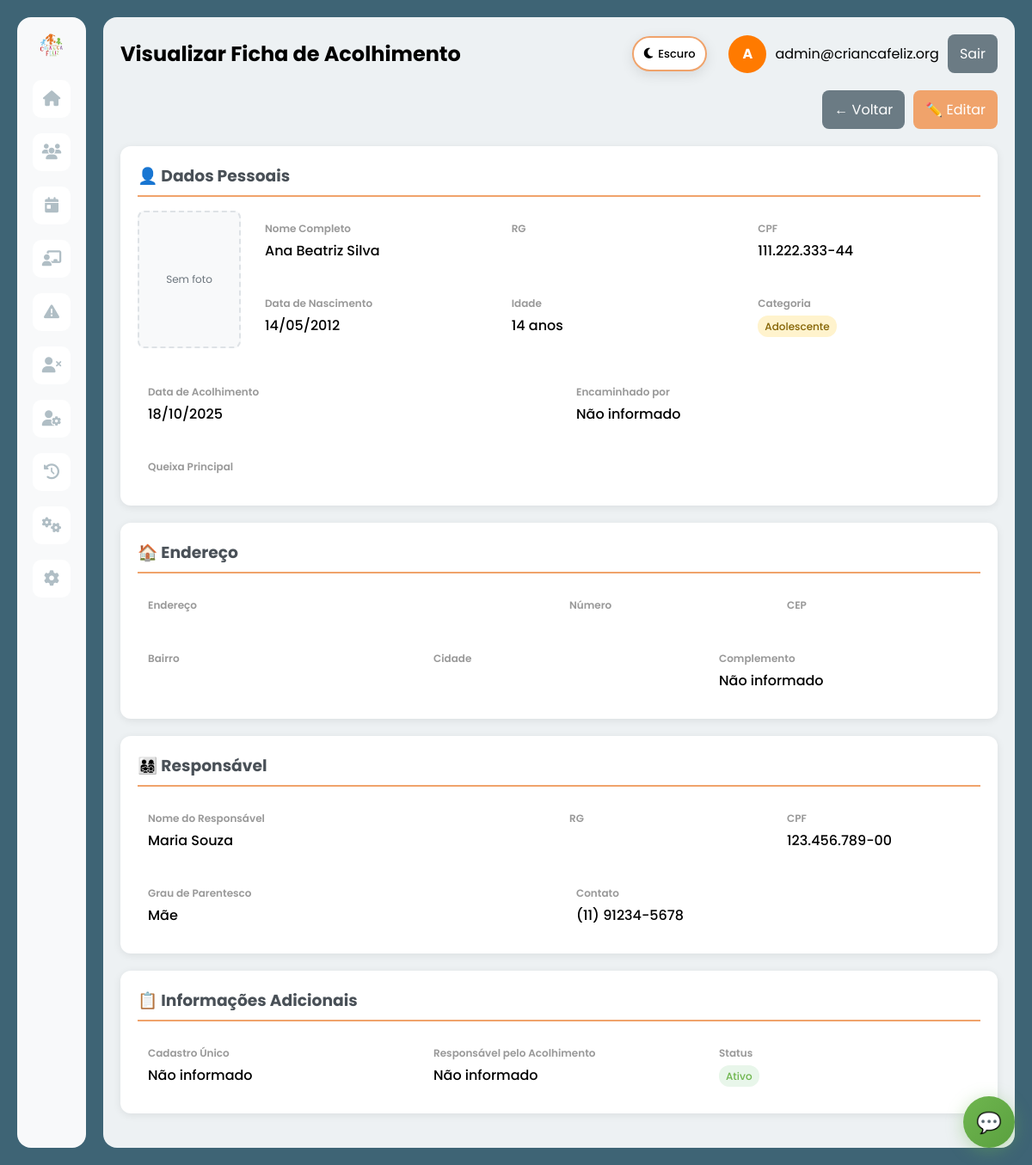
/acolhimento_view.php?id=1 (signed in), run on the app's committed database.
### tables this page shows
CREATE TABLE IF NOT EXISTS `atendido` (
  `idatendido` int(11) NOT NULL,
  `status` varchar(20) DEFAULT NULL,
  `data_cadastro` date DEFAULT NULL,
  `data_acolhimento` date DEFAULT NULL,
  `nome` varchar(100) DEFAULT NULL,
  `data_nascimento` date DEFAULT NULL,
  `faixa_etaria` varchar(20) DEFAULT NULL,
  `cpf` varchar(14) DEFAULT NULL,
  `rg` varchar(20) DEFAULT NULL,
  `endereco` varchar(255) DEFAULT NULL,
  `foto` varchar(255) DEFAULT NULL,
  `id_responsavel` int(11) DEFAULT NULL
);

CREATE TABLE IF NOT EXISTS `responsavel` (
  `idresponsavel` int(11) NOT NULL,
  `nome` varchar(100) DEFAULT NULL,
  `cpf` varchar(14) DEFAULT NULL,
  `rg` varchar(20) DEFAULT NULL,
  `telefone` varchar(15) DEFAULT NULL,
  `email` varchar(100) DEFAULT NULL,
  `parentesco` varchar(50) DEFAULT NULL,
  `endereco` varchar(255) DEFAULT NULL,
  `numero` varchar(20) DEFAULT NULL,
  `complemento` varchar(100) DEFAULT NULL,
  `bairro` varchar(100) DEFAULT NULL,
  `cidade` varchar(100) DEFAULT NULL,
  `cep` varchar(10) DEFAULT NULL
);

### app/Views/acolhimento/show.php (the view, shortened to what the rows shown need)
<?php
$isAdmin = (isset($currentUser) && isset($currentUser['role']) && $currentUser['role'] === 'admin');
?>
<div class="actions" style="display:flex; gap:10px; justify-content:flex-end; margin-bottom:20px;">
    <a href="acolhimento_list.php" class="btn secondary" style="background:#6b7b84; color:#fff; border:none; padding:10px 14px; border-radius:8px; cursor:pointer; text-decoration:none;">← Voltar</a>
    <?php if ($isAdmin): ?>
    <a href="acolhimento_form.php?edit=<?php echo urlencode($ficha['id']); ?>" class="btn" style="background:#f0a36b; color:#fff; border:none; padding:10px 14px; border-radius:8px; cursor:pointer; text-decoration:none;">✏️ Editar</a>
    <?php endif; ?>
</div>
<div class="section" style="background:#fff; border-radius:12px; padding:20px; margin-bottom:20px; box-shadow: 0 2px 10px rgba(0,0,0,.08);">
    <h3 style="margin:0 0 16px 0; color:#495057; border-bottom:2px solid #f0a36b; padding-bottom:8px;">👤 Dados Pessoais</h3>
    <div class="fields-grid" style="display:grid; grid-template-columns: 120px 1fr 1fr 1fr; gap:16px; align-items:start;">
        <div class="photo-container" style="grid-row: span 3;">
            <?php if (!empty($ficha['foto']) && file_exists($ficha['foto'])): ?>
                <img src="<?php echo htmlspecialchars($ficha['foto']); ?>" alt="Foto 3x4"
                     style="width:120px; height:160px; object-fit:cover; border-radius:8px; border:2px solid #f0a36b;">
            <?php else: ?>
                <div style="width:120px; height:160px; background:#f8f9fa; border:2px dashed #dee2e6; border-radius:8px; display:flex; align-items:center; justify-content:center; color:#6c757d; font-size:12px; text-align:center;">
                    Sem foto
                </div>
            <?php endif; ?>
        </div>
        <div class="field" style="background:var(--card-bg, #f8f9fa); padding:12px; border-radius:8px; transition:background-color 0.3s ease;">
            <div class="label" style="font-size:12px; color:var(--text-muted, #6c757d); font-weight:600; margin-bottom:4px;">Nome Completo</div>
            <div class="value" style="color:var(--text-primary, #212529); font-weight:500;"><?php echo htmlspecialchars($ficha['nome_completo'] ?? ''); ?></div>
        </div>
        <div class="field" style="background:var(--card-bg, #f8f9fa); padding:12px; border-radius:8px; transition:background-color 0.3s ease;">
            <div class="label" style="font-size:12px; color:var(--text-muted, #6c757d); font-weight:600; margin-bottom:4px;">RG</div>
        </div>
        <div class="field" style="background:var(--card-bg, #f8f9fa); padding:12px; border-radius:8px; transition:background-color 0.3s ease;">
            <div class="label" style="font-size:12px; color:var(--text-muted, #6c757d); font-weight:600; margin-bottom:4px;">CPF</div>
            <div class="value" style="color:var(--text-primary, #212529); font-weight:500;">
                <?php
                $cpf = $ficha['cpf'] ?? '';
                if ($cpf && strlen($cpf) == 11) {
                    echo substr($cpf, 0, 3) . '.' . substr($cpf, 3, 3) . '.' . substr($cpf, 6, 3) . '-' . substr($cpf, 9, 2);
                } else {
                    echo htmlspecialchars($cpf);
                }
                ?>
            </div>
        </div>
        <div class="field" style="background:var(--card-bg, #f8f9fa); padding:12px; border-radius:8px; transition:background-color 0.3s ease;">
            <div class="label" style="font-size:12px; color:var(--text-muted, #6c757d); font-weight:600; margin-bottom:4px;">Data de Nascimento</div>
            <div class="value" style="color:var(--text-primary, #212529); font-weight:500;"><?php echo htmlspecialchars($ficha['data_nascimento'] ?? ''); ?></div>
        </div>
        <div class="field" style="background:var(--card-bg, #f8f9fa); padding:12px; border-radius:8px; transition:background-color 0.3s ease;">
            <div class="label" style="font-size:12px; color:var(--text-muted, #6c757d); font-weight:600; margin-bottom:4px;">Idade</div>
            <div class="value" style="color:var(--text-primary, #212529); font-weight:500;"><?php echo $ficha['idade'] ?? 'N/A'; ?> anos</div>
        </div>
        <div class="field" style="background:var(--card-bg, #f8f9fa); padding:12px; border-radius:8px; transition:background-color 0.3s ease;">
            <div class="label" style="font-size:12px; color:var(--text-muted, #6c757d); font-weight:600; margin-bottom:4px;">Categoria</div>
            <div class="value" style="color:var(--text-primary, #212529); font-weight:500;">
                <span class="badge" style="padding:4px 8px; border-radius:12px; font-size:12px; font-weight:500;
                                           <?php
                                           $categoria = strtolower($ficha['categoria'] ?? 'indefinido');
                                           if ($categoria === 'criança') echo 'background:#e8f6ea; color:#6fb64f;';
                                           elseif ($categoria === 'adolescente') echo 'background:#fff3cd; color:#856404;';
                                           elseif ($categoria === 'adulto') echo 'background:#d1ecf1; color:#0c5460;';
                                           else echo 'background:#f8d7da; color:#721c24;';
                                           ?>">
                    <?php echo ucfirst($ficha['categoria'] ?? 'Indefinido'); ?>
                </span>
            </div>
        </div>
    </div>
    <div class="fields-grid" style="display:grid; grid-template-columns: 1fr 1fr; gap:16px; margin-top:16px;">
        <div class="field" style="background:var(--card-bg, #f8f9fa); padding:12px; border-radius:8px; transition:background-color 0.3s ease;">
            <div class="label" style="font-size:12px; color:var(--text-muted, #6c757d); font-weight:600; margin-bottom:4px;">Data de Acolhimento</div>
            <div class="value" style="color:var(--text-primary, #212529); font-weight:500;"><?php echo htmlspecialchars($ficha['data_acolhimento'] ?? ''); ?></div>
        </div>
        <div class="field" style="background:var(--card-bg, #f8f9fa); padding:12px; border-radius:8px; transition:background-color 0.3s ease;">
            <div class="label" style="font-size:12px; color:var(--text-muted, #6c757d); font-weight:600; margin-bottom:4px;">Encaminhado por</div>
            <div class="value" style="color:var(--text-primary, #212529); font-weight:500;"><?php echo htmlspecialchars($ficha['encaminha_por'] ?? 'Não informado'); ?></div>
        </div>
    </div>
    <div class="field" style="background:var(--card-bg, #f8f9fa); padding:12px; border-radius:8px; margin-top:16px; transition:background-color 0.3s ease;">
        <div class="label" style="font-size:12px; color:var(--text-muted, #6c757d); font-weight:600; margin-bottom:4px;">Queixa Principal</div>
    </div>
</div>
<div class="section" style="background:#fff; border-radius:12px; padding:20px; margin-bottom:20px; box-shadow: 0 2px 10px rgba(0,0,0,.08);">
    <h3 style="margin:0 0 16px 0; color:#495057; border-bottom:2px solid #f0a36b; padding-bottom:8px;">🏠 Endereço</h3>
    <div class="fields-grid" style="display:grid; grid-template-columns: 2fr 1fr 1fr; gap:16px;">
        <div class="field" style="background:var(--card-bg, #f8f9fa); padding:12px; border-radius:8px; transition:background-color 0.3s ease;">
            <div class="label" style="font-size:12px; color:var(--text-muted, #6c757d); font-weight:600; margin-bottom:4px;">Endereço</div>
        </div>
        <div class="field" style="background:var(--card-bg, #f8f9fa); padding:12px; border-radius:8px; transition:background-color 0.3s ease;">
            <div class="label" style="font-size:12px; color:var(--text-muted, #6c757d); font-weight:600; margin-bottom:4px;">Número</div>
        </div>
        <div class="field" style="background:var(--card-bg, #f8f9fa); padding:12px; border-radius:8px; transition:background-color 0.3s ease;">
            <div class="label" style="font-size:12px; color:var(--text-muted, #6c757d); font-weight:600; margin-bottom:4px;">CEP</div>
        </div>
    </div>
    <div class="fields-grid" style="display:grid; grid-template-columns: 1fr 1fr 1fr; gap:16px; margin-top:16px;">
        <div class="field" style="background:var(--card-bg, #f8f9fa); padding:12px; border-radius:8px; transition:background-color 0.3s ease;">
            <div class="label" style="font-size:12px; color:var(--text-muted, #6c757d); font-weight:600; margin-bottom:4px;">Bairro</div>
        </div>
        <div class="field" style="background:var(--card-bg, #f8f9fa); padding:12px; border-radius:8px; transition:background-color 0.3s ease;">
            <div class="label" style="font-size:12px; color:var(--text-muted, #6c757d); font-weight:600; margin-bottom:4px;">Cidade</div>
        </div>
        <div class="field" style="background:var(--card-bg, #f8f9fa); padding:12px; border-radius:8px; transition:background-color 0.3s ease;">
            <div class="label" style="font-size:12px; color:var(--text-muted, #6c757d); font-weight:600; margin-bottom:4px;">Complemento</div>
            <div class="value" style="color:var(--text-primary, #212529); font-weight:500;"><?php echo htmlspecialchars($ficha['complemento'] ?? 'Não informado'); ?></div>
        </div>
    </div>
</div>
<div class="section" style="background:#fff; border-radius:12px; padding:20px; margin-bottom:20px; box-shadow: 0 2px 10px rgba(0,0,0,.08);">
    <h3 style="margin:0 0 16px 0; color:#495057; border-bottom:2px solid #f0a36b; padding-bottom:8px;">👨‍👩‍👧‍👦 Responsável</h3>
    <div class="fields-grid" style="display:grid; grid-template-columns: 2fr 1fr 1fr; gap:16px;">
        <div class="field" style="background:var(--card-bg, #f8f9fa); padding:12px; border-radius:8px; transition:background-color 0.3s ease;">
            <div class="label" style="font-size:12px; color:var(--text-muted, #6c757d); font-weight:600; margin-bottom:4px;">Nome do Responsável</div>
            <div class="value" style="color:var(--text-primary, #212529); font-weight:500;"><?php echo htmlspecialchars($ficha['nome_responsavel'] ?? ''); ?></div>
        </div>
        <div class="field" style="background:var(--card-bg, #f8f9fa); padding:12px; border-radius:8px; transition:background-color 0.3s ease;">
            <div class="label" style="font-size:12px; color:var(--text-muted, #6c757d); font-weight:600; margin-bottom:4px;">RG</div>
        </div>
        <div class="field" style="background:var(--card-bg, #f8f9fa); padding:12px; border-radius:8px; transition:background-color 0.3s ease;">
            <div class="label" style="font-size:12px; color:var(--text-muted, #6c757d); font-weight:600; margin-bottom:4px;">CPF</div>
            <div class="value" style="color:var(--text-primary, #212529); font-weight:500;">
                <?php
                $cpf_resp = $ficha['cpf_responsavel'] ?? '';
                if ($cpf_resp && strlen($cpf_resp) == 11) {
                    echo substr($cpf_resp, 0, 3) . '.' . substr($cpf_resp, 3, 3) . '.' . substr($cpf_resp, 6, 3) . '-' . substr($cpf_resp, 9, 2);
                } else {
                    echo htmlspecialchars($cpf_resp);
                }
                ?>
            </div>
        </div>
    </div>
    <div class="fields-grid" style="display:grid; grid-template-columns: 1fr 1fr; gap:16px; margin-top:16px;">
        <div class="field" style="background:var(--card-bg, #f8f9fa); padding:12px; border-radius:8px; transition:background-color 0.3s ease;">
            <div class="label" style="font-size:12px; color:var(--text-muted, #6c757d); font-weight:600; margin-bottom:4px;">Grau de Parentesco</div>
            <div class="value" style="color:var(--text-primary, #212529); font-weight:500;"><?php echo htmlspecialchars($ficha['grau_parentesco'] ?? ''); ?></div>
        </div>
        <div class="field" style="background:var(--card-bg, #f8f9fa); padding:12px; border-radius:8px; transition:background-color 0.3s ease;">
            <div class="label" style="font-size:12px; color:var(--text-muted, #6c757d); font-weight:600; margin-bottom:4px;">Contato</div>
            <div class="value" style="color:var(--text-primary, #212529); font-weight:500;">
                <?php
                $contato = $ficha['contato_1'] ?? '';
                if ($contato && strlen($contato) >= 10) {
                    $contato = preg_replace('/\D/', '', $contato);
                    if (strlen($contato) == 11) {
                        echo '(' . substr($contato, 0, 2) . ') ' . substr($contato, 2, 5) . '-' . substr($contato, 7, 4);
                    } elseif (strlen($contato) == 10) {
                        echo '(' . substr($contato, 0, 2) . ') ' . substr($contato, 2, 4) . '-' . substr($contato, 6, 4);
                    } else {
                        echo htmlspecialchars($ficha['contato_1']);
                    }
                } else {
                    echo htmlspecialchars($ficha['contato_1'] ?? '');
                }
                ?>
            </div>
        </div>
    </div>
</div>
<div class="section" style="background:#fff; border-radius:12px; padding:20px; margin-bottom:20px; box-shadow: 0 2px 10px rgba(0,0,0,.08);">
    <h3 style="margin:0 0 16px 0; color:#495057; border-bottom:2px solid #f0a36b; padding-bottom:8px;">📋 Informações Adicionais</h3>
    <div class="fields-grid" style="display:grid; grid-template-columns: 1fr 1fr 1fr; gap:16px;">
        <div class="field" style="background:var(--card-bg, #f8f9fa); padding:12px; border-radius:8px; transition:background-color 0.3s ease;">
            <div class="label" style="font-size:12px; color:var(--text-muted, #6c757d); font-weight:600; margin-bottom:4px;">Cadastro Único</div>
            <div class="value" style="color:var(--text-primary, #212529); font-weight:500;"><?php echo htmlspecialchars($ficha['cad_unico'] ?? 'Não informado'); ?></div>
        </div>
        <div class="field" style="background:var(--card-bg, #f8f9fa); padding:12px; border-radius:8px; transition:background-color 0.3s ease;">
            <div class="label" style="font-size:12px; color:var(--text-muted, #6c757d); font-weight:600; margin-bottom:4px;">Responsável pelo Acolhimento</div>
            <div class="value" style="color:var(--text-primary, #212529); font-weight:500;"><?php echo htmlspecialchars($ficha['acolhimento_responsavel'] ?? 'Não informado'); ?></div>
        </div>
        <div class="field" style="background:var(--card-bg, #f8f9fa); padding:12px; border-radius:8px; transition:background-color 0.3s ease;">
            <div class="label" style="font-size:12px; color:var(--text-muted, #6c757d); font-weight:600; margin-bottom:4px;">Status</div>
            <div class="value" style="color:var(--text-primary, #212529); font-weight:500;">
                <span class="status" style="padding:4px 8px; border-radius:12px; font-size:12px; font-weight:500;
                                           <?php echo ($ficha['status'] ?? 'Ativo') === 'Ativo' ? 'background:#e8f6ea; color:#6fb64f;' : 'background:#f8d7da; color:#721c24;'; ?>">
                    <?php echo $ficha['status'] ?? 'Ativo'; ?>
                </span>
            </div>
        </div>
    </div>
</div>

### data on the page
atendido: nome "Ana Beatriz Silva", cpf "111.222.333-44", id_responsavel.nome "Maria Souza", id_responsavel.cpf "123.456.789-00", id_responsavel.parentesco "Mãe", id_responsavel.telefone "11", id_responsavel.telefone "91234", id_responsavel.telefone "5678", status "Ativo"

### other printed values
$pageTitle "Visualizar Ficha de Acolhimento"
substr($currentUser['name'] ?? 'U', 0, 1) "A"
$currentUser['email'] "admin@criancafeliz.org"
$ficha['data_nascimento'] "14/05/2012"
$ficha['idade'] "14"
$ficha['categoria'] "Adolescente"
$ficha['data_acolhimento'] "18/10/2025"
$ficha['encaminha_por'] "Não informado"
$ficha['complemento'] "Não informado"
$ficha['cad_unico'] "Não informado"
$ficha['acolhimento_responsavel'] "Não informado"
